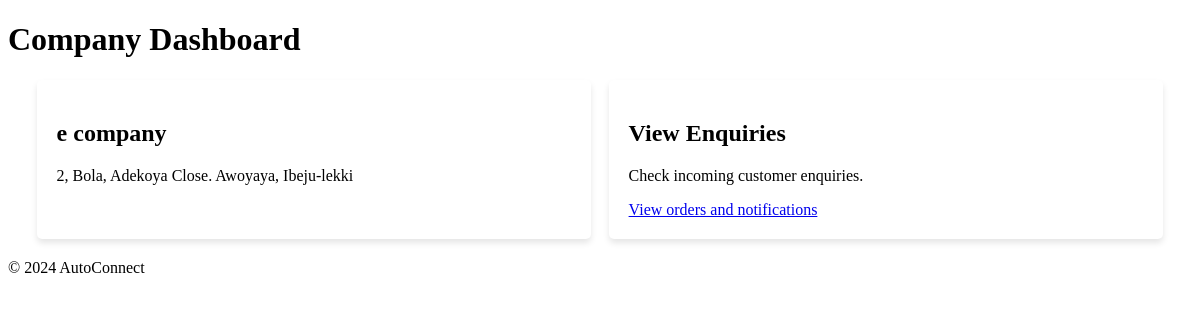
The page /company-dashboard/9 (signed in) on the database its author committed.
### base/models.py (models this page shows, shortened)
class Companies(models.Model):
    INDUSTRY_CHOICES = {
        ('automoobile', 'Automobile'),
        ('spare parts', 'Spare Parts'),
        ('services', 'Services'),
    }
    email = models.EmailField(unique=True)
    name = models.CharField(max_length=255)
    address = models.TextField()
    industry_type = models.CharField(max_length=255, choices=INDUSTRY_CHOICES)
    website = models.URLField(blank=True, null=True)
    updated_at = models.DateTimeField(auto_now=True)
    created_at = models.DateTimeField(auto_now_add=True)

### base/views.py (the view)
# urls.py: path('company-dashboard/<str:pk>', views.companydashboard, name="company_dashboard"),
@login_required(login_url='Userlogin')
def companydashboard(request, pk):
    company = Companies.objects.get(id=pk)
    context = {'company': company}
    return render (request, 'Companydashboard.html', context)

### templates/Companydashboard.html (shortened to what this page needs)
{% extends 'base.html' %}
{% load static %}
{% block extra_css %}
    <link rel="stylesheet" href="{% static 'css/companydashboard.css' %}">
{% endblock %}
{% block content %}
<header>
    <h1>Company Dashboard</h1>
</header>
<main>
    <div class="dashboard">
        <div class="dashboard-item">
            <h2>{{ company.name }}</h2>
            <p>{{ company.address }}</p>
        </div>
        <div class="dashboard-item">
            <h2>View Enquiries</h2>
            <p>Check incoming customer enquiries.</p>
            <a href="{% url 'Company-notification' %}">View orders and notifications</a>
        </div>
    </div>
</main>
<footer>
    <p>&copy; 2024 AutoConnect</p>
</footer>
{% endblock %}

### static/css/companydashboard.css (style rules this page uses)
.dashboard { display: flex; justify-content: space-around; margin: 20px; }
.dashboard-item { background-color: white; padding: 20px; border-radius: 5px; box-shadow: 0px 4px 6px rgba(0, 0, 0, 0.1); width: 45%; }

### rows shown on the page
Companies: name "e company", address "2, Bola, Adekoya Close. Awoyaya, Ibeju-lekki"
